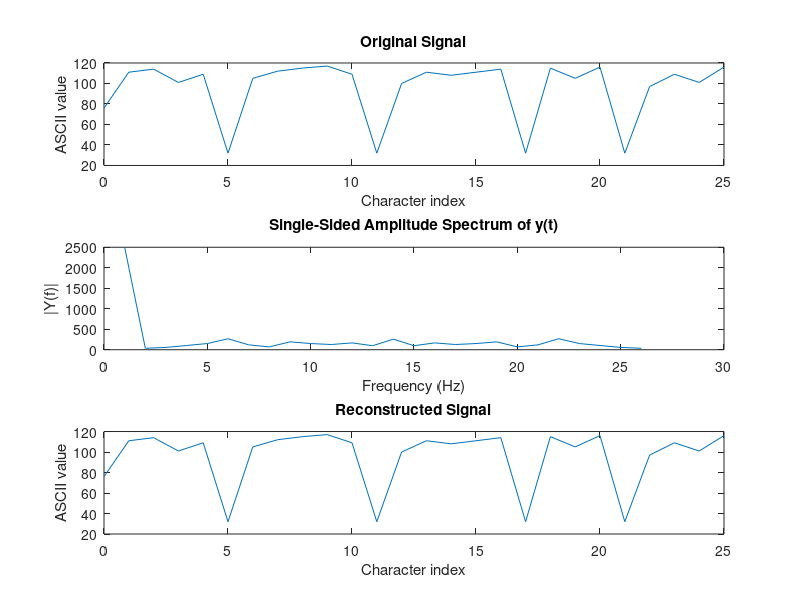

This chart was generated by the following MATLAB code: (Note: this script raises an error after producing the figure.)
x1 = 'Lorem ipsum dolor sit amet';

x2 = double(x1);
t = 0:length(x2) - 1; % Time vector

subplot(3, 1, 1);
plot(t, x2);
title('Original Signal');
xlabel('Character index');
ylabel('ASCII value');


%bode(Y);
x3 = fft(x2);
f = 1:length(x3);
% Plot single-sided amplitude spectrum.
subplot(3, 1, 2);
plot(f, abs(x3));
title('Single-Sided Amplitude Spectrum of y(t)');
xlabel('Frequency (Hz)');
ylabel('|Y(f)|');

x4 = ifft(x3);
t_ = 0:length(x4) - 1;
subplot(3, 1, 3);
plot(t_, x4);
title('Reconstructed Signal');
xlabel('Character index');
ylabel('ASCII value');

x5 = char(x4);
